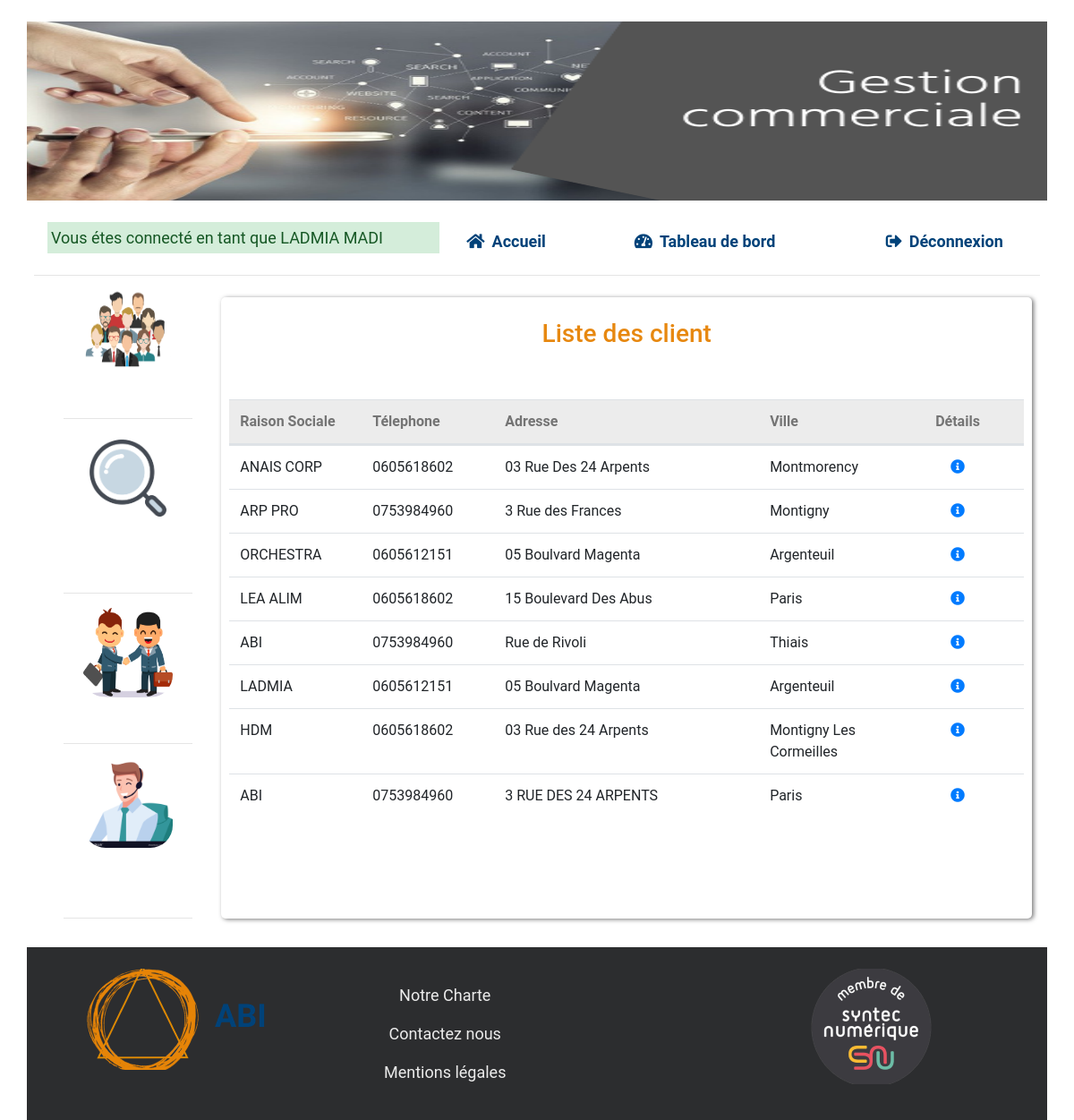
/index.php?page=buisness&action=clientList (signed in), run on the app's committed database.
### tables this page shows
CREATE TABLE IF NOT EXISTS `clients` (
  `IDCLIENT` int(11) NOT NULL AUTO_INCREMENT,
  `IDSECT` int(11) NOT NULL,
  `RAISONSOCIALE` char(50) NOT NULL,
  `ADRESSECLIENT` char(32) DEFAULT NULL,
  `CODEPOSTALCLIENT` char(5) DEFAULT NULL,
  `VILLECLIENT` char(25) DEFAULT NULL,
  `EFFECTIF` int(11) DEFAULT NULL,
  `TELEPHONECLIENT` int(10) UNSIGNED ZEROFILL NOT NULL,
  PRIMARY KEY (`IDCLIENT`),
  KEY `FK_AVOIRPOURSECTEUR` (`IDSECT`)
);

### Autoloader.php (called while the page is built, shortened)
<?php
class Autoloader
{
    static function autoload($class_name)
    {
        if (strpos($class_name, __NAMESPACE__.'\\')===0)
        {
            $class_name=str_replace(__NAMESPACE__.'\\','',$class_name);
            $class_name=str_replace('\\','/',$class_name);
        }
    }
}
?>

### model/Database.php (called while the page is built, shortened)
<?php
class Database
{
    public static $pdo;
    public static function getPDO(): PDO
    {
        try
        {
            if(self::$pdo===null)
            {
                $pdo= new PDO('mysql:host=localhost;dbname=abi','root', '');
                $pdo->setAttribute(PDO::ATTR_ERRMODE,PDO::ERRMODE_EXCEPTION);
                self::$pdo=$pdo;
            }
            return self::$pdo;
        }
        catch(Exception $e)
        {
            die($e->getMessage());
        }
    }
}
?>

### controller/Auth.php (called while the page is built, shortened)
<?php
class Auth
{
    public $pdo;
    public function __construct(PDO $pdo)
    {
        $this->pdo=$pdo;
    }
    public function user(): ?User
    {
        $id=$_SESSION['id'] ?? null;
        $query= $this->pdo->prepare('SELECT * FROM utilisateur WHERE id_user= ?');
        $query->execute([$id]);
        $user=$query->fetchObject(User::class);
         return $user ?: null;
    }
    public static function checkRoleBuisness():string
    {
        $data= new Database('abi');
        $auth= new Auth($data->getPDO());
        $user=$auth->user();
        if ($user!==null&& ($user->role==='Commercial'|| $user->role==='Administrateur'))
        {
            return $user->role;
        }
        else
        {
        header('Location:./index.php?page=connexion&forbidden=1');
        exit();
        }
    }
}
?>

### controller/Controller.php (called while the page is built, shortened)
<?php
class Controller
{
    public static function viewPage($url)
    {
        require $url;
    }
}
?>

### controller/Buisness.php (called while the page is built, shortened)
<?php
class Buisness
{
    public static function viewClients()
    {
        $results= new Client('abi');
        return $results->getClients();
    }
}
?>

### model/Client.php (called while the page is built, shortened)
<?php
class Client extends Database
{
    public function getClients()
    {
        try
        {
            $req=parent::getPDO()->query('SELECT * FROM clients');
            $users=$req->fetchAll(PDO::FETCH_OBJ);
            return $users;
        }
        catch(Exception $e)
        {
            die($e->getMessage());
        }
    }
}
?>

### view/section/clientList.php (the view, shortened to what this page needs)
<?php
$results=Buisness::viewClients();
    if(!empty($results))
                {
?>
<div class="row text-center p-4">
    <div class="col">
        <h3>Liste des client</h3>
    </div>
</div>
<div class='row mt-4'>
    <div class="col px-4">
            <table class="table table-hover">
            <thead>
            <tr class="row">
                <th class="col-2">Raison Sociale</th>
                <th class="col-2">Télephone</th>
                <th class="col">Adresse</th>
                <th class="col-2">Ville</th>
                <th class="col-2 text-center">Détails</th>
            </tr>
            </thead>
            <tbody>
            <?php
                    foreach($results as $result)
                    {
            ?>
            <tr class="row">
                <td class="col-2"><?= $result->RAISONSOCIALE?></td>
                <td class="col-2"><?= $result->TELEPHONECLIENT?></td>
                <td class="col"><?= $result->ADRESSECLIENT?></td>
                <td class="col-2"><?= $result->VILLECLIENT ?></td>
                <td class="col-2 text-center"><a href="./index.php?page=buisness&amp;action=detailClient&amp;detail="<?= $result->IDCLIENT ?>><i class="fas fa-info-circle"></i></a></td>
            </tr>
           <?php
                    }
           ?>
            </tbody>
        </table>
    </div>
</div>
   <?php
    }

### public/index.php (shortened to what this page needs)
<?php
require '../Autoloader.php';
if(isset($_GET['page']))
{
    $page=$_GET['page'];
}
else
{
    $page='home';
}
   $request= new Router($page);
   echo $request->route();
?>

### view/pages/buisnessView.php (shortened to what this page needs)
<?php
$role=Auth::checkRoleBuisness();
?>
<div class="row navbar navbar-expand-sm mx-0 px-0">
    <div class="col pt-2">
        <p class='p-1 alert-success'>Vous étes connecté en tant que <?=strtoupper($_SESSION['first_name']).' '.strtoupper($_SESSION['last_name']); ?></p>
    </div>
    <div class="col-2">
        <ul class="navbar-nav">
            <li class="navbar-item"><a href="./index.php?page=buisness" class="navbar-link"><i class="fas fa-home"></i></a></li>
            <li class="navbar-item pl-2"><a href="./index.php?page=buisness" class="navbar-link">Accueil</a></li>
        </ul>
    </div>
    <?php
     if($role==='Administrateur')
     {
    ?>
    <div class="col-3">
        <ul class="navbar-nav">
            <li class="navbar-item"><a href="./index.php?page=dashboard" class="navbar-link"><i class="fas fa-tachometer-alt"></i></a></i></li>
            <li class="navbar-item pl-2"><a href="./index.php?page=dashboard" class="navbar-link">Tableau de bord</a></li>
        </ul>
    </div>
    <?php
   }
    ?>
    <div class="col-2">
        <ul class="navbar-nav">
            <li class="navbar-item"><a href="./index.php?page=logOut" class="navbar-link"><i class="fas fa-sign-out-alt"></i></a></li>
            <li class="navbar-item pl-2"><a href="./index.php?page=logOut" class="navbar-link">Déconnexion</a></li>
        </ul>
    </div>
</div>
<hr class="p-0 m-0">
<div class="row">
        <?php require('../view/section/buisnessLateral.php'); ?>
        <?php require('../view/section/clientView.php'); ?>
</div>
<?php $content=ob_get_clean(); ?>
<?php require '../view/template/template_buisness.php'; ?>

### view/section/buisnessLateral.php
<div class="col-2 lateral navbar text-center px-4 ml-4 mr-0">
    <ul class="navbar-nav w-100 h-100">
        <li class="navbar-item mb-4 picture"><a class="navbar-link" href="./index.php?page=buisness&amp;action=clientList"><img src="../IMG/liste-client.png"></a></li>
        <li class="navbar-item"><a class="navbar-link invisible" href="#">Lister les clients</a></li>
      <li><hr class="py-2 my-0"></li>
        <li class="navbar-item mb-4 picture"><a class="navbar-link" href="./index.php?page=buisness&amp;action=searchClient"><img src="../IMG/search-client.png"></a></li>
        <li class="navbar-item"><a class="navbar-link invisible" href="#">Rechercher des clients</a></li>
        <li><hr class="py-2 my-0"></li>
        <li class="navbar-item mb-4 picture"><a class="navbar-link" href="./index.php?page=buisness&amp;action=addClient"><img src="../IMG/client1.png"></a></li>
        <li class="navbar-item"><a class="navbar-link invisible" href="#">Ajouter un client</a></li>
        <li><hr class="py-2 my-0"></li>
        <li class="navbar-item mb-4 picture"><a class="navbar-link" href="./index.php?page=buisness&amp;action=contacterClient"><img src="../IMG/contacter.jpg"></a></li>
        <li class="navbar-item"><a class="navbar-link invisible" href="#">Contacter les clients</a></li>
        <li><hr class="py-2 my-0"></li>
    </ul>
</div>

### view/section/clientView.php (shortened to what this page needs)
<div class="col client-view my-4 ml-2 mr-4">
    <?php
if(isset($_GET['action']))
    {
                    if($_GET['action']==='clientList')
                    {
                        Controller::viewPage('../view/section/clientList.php');
                    }
                    elseif($_GET['action']==='searchClient')
                    {
                        Controller::viewPage('../view/section/searchClientView.php');
                    }
                    elseif($_GET['action']==='addClient')
                    {
                        Controller::viewPage('../view/section/addClientView.php');
                    }
                    elseif($_GET['action']==='detailClient')
                    {
                        Controller::viewPage('../view/section/detailClientView.php');
                    }
    }
    ?>
</div>

### controller/Router.php (shortened to what this page needs)
<?php
class Router
{
    private $page;
    public function __construct($page)
    {
        $this->page=$page;
    }
    public function route()
    {
        if ($this->page==='home')
        {
           return Controller::viewPage('../view/pages/indexView.php');
        }
        elseif($this->page==='ABIgroup')
        {
          return  Controller::viewPage('../view/pages/groupView.php');
        }
        elseif($this->page==='actuality')
        {
           return Controller::viewPage('../view/pages/actualityView.php');
        }
        elseif($this->page==='offer')
        {
           return Controller::viewPage('../view/pages/offerView.php');
        }
        elseif($this->page==='contact')
        {
           return Controller::viewPage('../view/pages/contactView.php');
        }
        elseif($this->page==='connexion')
        {
          return  Controller::viewPage('../view/pages/connexionView.php');
        }
         elseif ($this->page==='logOut')
         {
            Controller::logOut();
         }
         elseif($this->page==='buisness')
         {
            if((!empty($_POST['secteur'])&&!empty($_POST['raison_sociale'])&&!empty($_POST['adresse'])
               &&!empty($_POST['code_postale'])&&!empty($_POST['ville'])
               &&!empty($_POST['effectif'])&&!empty($_POST['telephone'])))
            {
               Buisness::addClientBuisness(  htmlentities($_POST['secteur']),
                                             htmlentities($_POST['raison_sociale']),
                                             htmlentities($_POST['adresse']),
                                             htmlentities($_POST['code_postale']),
                                             htmlentities($_POST['ville']),
                                             htmlentities($_POST['effectif']),
                                             htmlentities($_POST['telephone']));
            }
            else
            {
               return Controller::viewPage('../view/pages/buisnessView.php');
            }
         }
        else
        {
           return Controller::viewPage('../view/pages/indexView.php');
        }
    }
}
?>

### view/template/header_buisness.php (shortened to what this page needs)
<!DOCTYPE html>
<html lang="en">
<head>
<link rel="stylesheet" href="https://cdnjs.cloudflare.com/ajax/libs/twitter-bootstrap/4.5.2/css/bootstrap.min.css">
<link rel="stylesheet" href="https://cdnjs.cloudflare.com/ajax/libs/font-awesome/5.15.0/css/all.min.css">
<link rel="stylesheet" href="../styles/buisness.css">
</head>
<body>
<div class='container-fluid mt-4 mx-0 px-0'>
    <header class='container'>
       <div class="row">
           <div class="col mx-0 px-0">
               <img src="./IMG/gestionCommerciale.png" height="200px" width="100%">
           </div>
       </div>
</header>

### view/template/template_buisness.php
<?php
require '../view/template/header_buisness.php'; ?>
        <section class='container px-0 p-2 px-0'>
            <?= $content ?>
        </section>
<?php require '../view/template/footer.php'; ?>

### view/template/footer.php (shortened to what this page needs)
        <footer class="container text-center p-4">
                    <div class="row">
                        <div class="col-md-4 col-12">
                            <img class="img-fluid" alt="logo" src="../IMG/abi_footer.png">
                        </div>
                        <div class="navbar col-md-4 col-12 text-center">
                            <ul class="navbar-nav text-center">
                                <li class="footer-link nav-item">
                                    <a href="#"class='nav-link'>Notre Charte</a>
                                </li>
                                <li class="footer-link nav-item <?php if ($_SERVER['SCRIPT_NAME']==='/contact.php'):?> active <?php endif?>">
                                    <a href="./contact.php" class='nav-link'>Contactez nous</a>
                                </li>
                                <li class="footer-link nav-item">
                                    <a href="#" class='nav-link'>Mentions légales</a>
                                </li>
                            </ul>
                        </div>
                        <div class="col-md-4 col-12">
                            <img alt="system" src="../IMG/syntec.png">
                        </div>
                    </div>
        </footer>
</div>
</body>
</html>

### public/styles/buisness.css (style rules this page uses)
body { box-sizing: border-box; background: url('../IMG/background.jpg') no-repeat; background-size: cover; text-decoration: none; list-style: none; font-family: 'Roboto', sans-serif; font-size: 18px; }
section { background: #fff; min-height: 800px; }
footer { background-color: #2C2D2F; }
.footer-link a { color: #ECECEC; }
.navbar-item a { color: #004279; font-weight: bold; }
.lateral img { border-radius: 25%; width: 100px; height: 100px; }
.client-view { box-shadow: 2px 1px 5px #787879; border-radius: 5px; }
table { font-size: 16px; }
table th { color: #747474; background-color: #ECECEC; }
h3 { color: #E78810; }

### data on the page
clients: RAISONSOCIALE "ANAIS CORP", TELEPHONECLIENT "0605618602", ADRESSECLIENT "03 Rue Des 24 Arpents", VILLECLIENT "Montmorency"
clients: RAISONSOCIALE "ARP PRO", TELEPHONECLIENT "0753984960", ADRESSECLIENT "3 Rue des Frances", VILLECLIENT "Montigny"
clients: RAISONSOCIALE "ORCHESTRA", TELEPHONECLIENT "0605612151", ADRESSECLIENT "05 Boulvard Magenta", VILLECLIENT "Argenteuil"
clients: RAISONSOCIALE "LEA ALIM", TELEPHONECLIENT "0605618602", ADRESSECLIENT "15 Boulevard Des Abus", VILLECLIENT "Paris"
clients: RAISONSOCIALE "ABI", TELEPHONECLIENT "0753984960", ADRESSECLIENT "Rue de Rivoli", VILLECLIENT "Thiais"
clients: RAISONSOCIALE "LADMIA", TELEPHONECLIENT "0605612151", ADRESSECLIENT "05 Boulvard Magenta", VILLECLIENT "Argenteuil"
clients: RAISONSOCIALE "HDM", TELEPHONECLIENT "0605618602", ADRESSECLIENT "03 Rue des 24 Arpents", VILLECLIENT "Montigny Les Cormeilles"
clients: RAISONSOCIALE "ABI", TELEPHONECLIENT "0753984960", ADRESSECLIENT "3 RUE DES 24 ARPENTS", VILLECLIENT "Paris"

### other printed values
$_SESSION['first_name'] "LADMIA"
$_SESSION['last_name'] "MADI"
